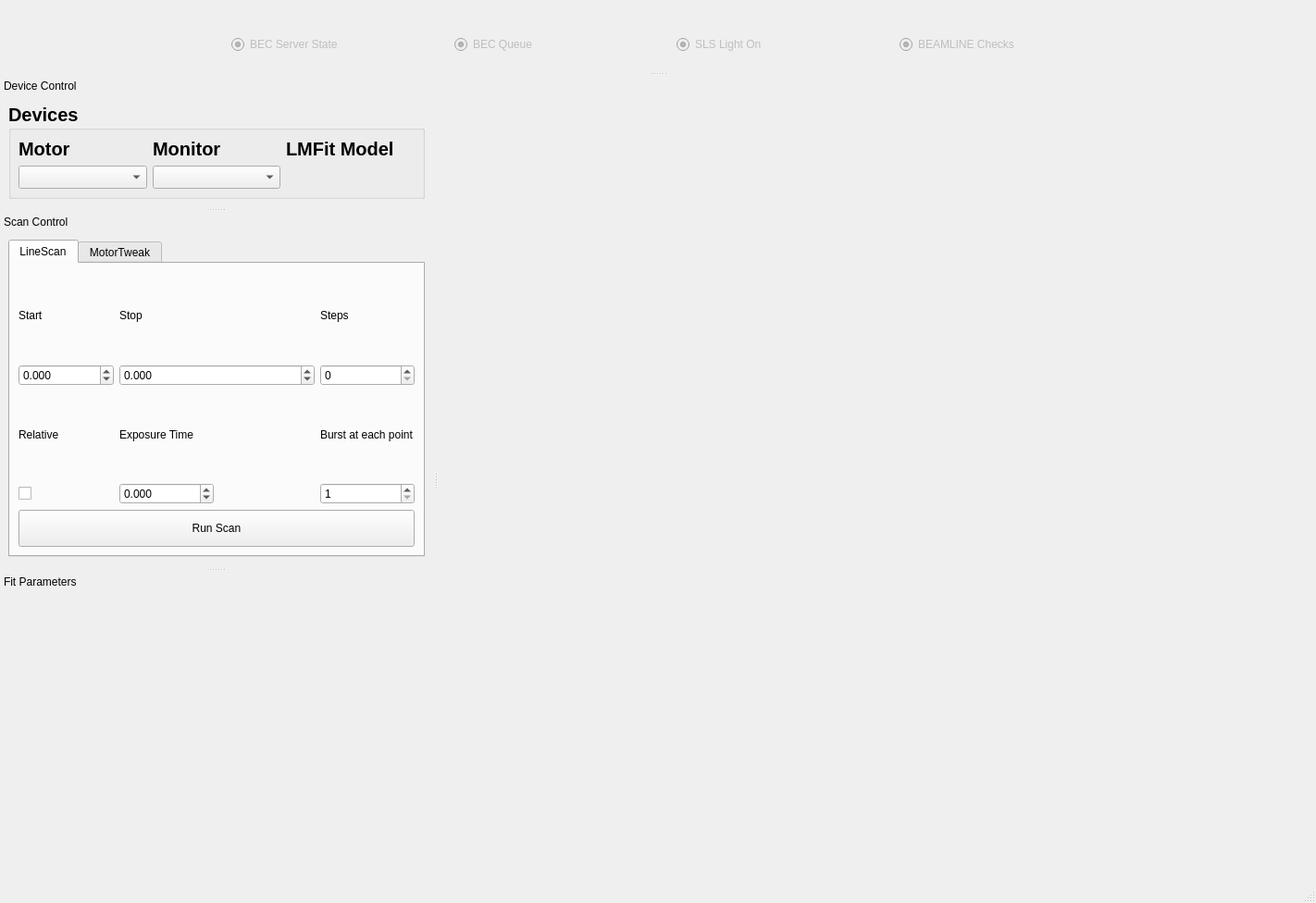
<?xml version="1.0" encoding="UTF-8"?>
<ui version="4.0">
    <class>MainWindow</class>
    <widget class="QMainWindow" name="MainWindow">
        <property name="geometry">
            <rect>
                <x>0</x>
                <y>0</y>
                <width>1422</width>
                <height>976</height>
            </rect>
        </property>
        <property name="windowTitle">
            <string>MainWindow</string>
        </property>
        <widget class="QWidget" name="centralwidget">
            <layout class="QVBoxLayout" name="verticalLayout">
                <item>
                    <widget class="BECWaveformWidget" name="bec_waveform_widget">
                        <property name="minimumSize">
                            <size>
                                <width>600</width>
                                <height>450</height>
                            </size>
                        </property>
                        <property name="clear_curves_on_plot_update" stdset="0">
                            <bool>true</bool>
                        </property>
                    </widget>
                </item>
                <item>
                    <widget class="ToggleSwitch" name="toggle_switch">
                        <property name="sizePolicy">
                            <sizepolicy hsizetype="Expanding" vsizetype="Expanding">
                                <horstretch>3</horstretch>
                                <verstretch>0</verstretch>
                            </sizepolicy>
                        </property>
                        <property name="toolTip">
                            <string>Activate linear region select for LMFit</string>
                        </property>
                        <property name="layoutDirection">
                            <enum>Qt::LayoutDirection::LeftToRight</enum>
                        </property>
                        <property name="checked" stdset="0">
                            <bool>false</bool>
                        </property>
                    </widget>
                </item>
                <item>
                    <widget class="BECProgressBar" name="bec_progress_bar">
                        <property name="minimumSize">
                            <size>
                                <width>0</width>
                                <height>25</height>
                            </size>
                        </property>
                        <property name="maximumSize">
                            <size>
                                <width>16777215</width>
                                <height>25</height>
                            </size>
                        </property>
                    </widget>
                </item>
            </layout>
        </widget>
        <widget class="QMenuBar" name="menubar">
            <property name="geometry">
                <rect>
                    <x>0</x>
                    <y>0</y>
                    <width>1422</width>
                    <height>29</height>
                </rect>
            </property>
        </widget>
        <widget class="QStatusBar" name="statusbar"/>
        <widget class="QDockWidget" name="dockWidget">
            <property name="sizePolicy">
                <sizepolicy hsizetype="Minimum" vsizetype="Minimum">
                    <horstretch>0</horstretch>
                    <verstretch>0</verstretch>
                </sizepolicy>
            </property>
            <property name="maximumSize">
                <size>
                    <width>474</width>
                    <height>141</height>
                </size>
            </property>
            <property name="features">
                <set>QDockWidget::DockWidgetFeature::DockWidgetMovable</set>
            </property>
            <property name="windowTitle">
                <string>Device Control</string>
            </property>
            <attribute name="dockWidgetArea">
                <number>1</number>
            </attribute>
            <widget class="QWidget" name="dockWidgetContents">
                <layout class="QVBoxLayout" name="verticalLayout_2">
                    <item>
                        <widget class="QGroupBox" name="device_box">
                            <property name="minimumSize">
                                <size>
                                    <width>450</width>
                                    <height>95</height>
                                </size>
                            </property>
                            <property name="maximumSize">
                                <size>
                                    <width>450</width>
                                    <height>16777215</height>
                                </size>
                            </property>
                            <property name="font">
                                <font>
                                    <pointsize>15</pointsize>
                                    <bold>true</bold>
                                </font>
                            </property>
                            <property name="autoFillBackground">
                                <bool>false</bool>
                            </property>
                            <property name="title">
                                <string>Devices</string>
                            </property>
                            <layout class="QGridLayout" name="gridLayout" rowstretch="0,0" columnstretch="0,0,0">
                                <property name="leftMargin">
                                    <number>8</number>
                                </property>
                                <property name="topMargin">
                                    <number>8</number>
                                </property>
                                <property name="rightMargin">
                                    <number>8</number>
                                </property>
                                <property name="bottomMargin">
                                    <number>8</number>
                                </property>
                                <item row="0" column="0">
                                    <widget class="QLabel" name="label">
                                        <property name="font">
                                            <font/>
                                        </property>
                                        <property name="text">
                                            <string>Motor</string>
                                        </property>
                                    </widget>
                                </item>
                                <item row="0" column="1">
                                    <widget class="QLabel" name="label_2">
                                        <property name="font">
                                            <font/>
                                        </property>
                                        <property name="text">
                                            <string>Monitor</string>
                                        </property>
                                    </widget>
                                </item>
                                <item row="0" column="2">
                                    <widget class="QLabel" name="label_3">
                                        <property name="font">
                                            <font/>
                                        </property>
                                        <property name="text">
                                            <string>LMFit Model</string>
                                        </property>
                                    </widget>
                                </item>
                                <item row="1" column="0">
                                    <widget class="DeviceComboBox" name="device_combobox"/>
                                </item>
                                <item row="1" column="1">
                                    <widget class="DeviceComboBox" name="device_combobox_2"/>
                                </item>
                                <item row="1" column="2">
                                    <widget class="DapComboBox" name="dap_combo_box"/>
                                </item>
                            </layout>
                        </widget>
                    </item>
                </layout>
            </widget>
        </widget>
        <widget class="QDockWidget" name="dockWidget_2">
            <property name="maximumSize">
                <size>
                    <width>474</width>
                    <height>383</height>
                </size>
            </property>
            <property name="features">
                <set>QDockWidget::DockWidgetFeature::DockWidgetMovable</set>
            </property>
            <property name="windowTitle">
                <string>Scan Control</string>
            </property>
            <attribute name="dockWidgetArea">
                <number>1</number>
            </attribute>
            <widget class="QWidget" name="dockWidgetContents_2">
                <layout class="QVBoxLayout" name="verticalLayout_4">
                    <item>
                        <widget class="QTabWidget" name="tabWidget_2">
                            <property name="minimumSize">
                                <size>
                                    <width>450</width>
                                    <height>343</height>
                                </size>
                            </property>
                            <property name="maximumSize">
                                <size>
                                    <width>450</width>
                                    <height>343</height>
                                </size>
                            </property>
                            <property name="currentIndex">
                                <number>0</number>
                            </property>
                            <widget class="QWidget" name="scan_control_tab">
                                <attribute name="title">
                                    <string>LineScan</string>
                                </attribute>
                                <layout class="QGridLayout" name="gridLayout_2">
                                    <item row="0" column="0">
                                        <widget class="QLabel" name="label_7">
                                            <property name="font">
                                                <font>
                                                    <bold>false</bold>
                                                </font>
                                            </property>
                                            <property name="text">
                                                <string>Start</string>
                                            </property>
                                        </widget>
                                    </item>
                                    <item row="1" column="3">
                                        <widget class="QSpinBox" name="linescan_step">
                                            <property name="minimum">
                                                <number>0</number>
                                            </property>
                                            <property name="maximum">
                                                <number>10000000</number>
                                            </property>
                                            <property name="value">
                                                <number>0</number>
                                            </property>
                                        </widget>
                                    </item>
                                    <item row="0" column="1" colspan="2">
                                        <widget class="QLabel" name="label_8">
                                            <property name="font">
                                                <font>
                                                    <bold>false</bold>
                                                </font>
                                            </property>
                                            <property name="text">
                                                <string>Stop</string>
                                            </property>
                                        </widget>
                                    </item>
                                    <item row="2" column="1">
                                        <widget class="QLabel" name="label_11">
                                            <property name="font">
                                                <font>
                                                    <bold>false</bold>
                                                </font>
                                            </property>
                                            <property name="text">
                                                <string>Exposure Time</string>
                                            </property>
                                        </widget>
                                    </item>
                                    <item row="3" column="1">
                                        <widget class="QDoubleSpinBox" name="linescan_exp_time">
                                            <property name="decimals">
                                                <number>3</number>
                                            </property>
                                            <property name="minimum">
                                                <double>-10000000.000000000000000</double>
                                            </property>
                                            <property name="maximum">
                                                <double>10000000.000000000000000</double>
                                            </property>
                                            <property name="value">
                                                <double>0.000000000000000</double>
                                            </property>
                                        </widget>
                                    </item>
                                    <item row="0" column="3">
                                        <widget class="QLabel" name="label_9">
                                            <property name="font">
                                                <font>
                                                    <bold>false</bold>
                                                </font>
                                            </property>
                                            <property name="text">
                                                <string>Steps</string>
                                            </property>
                                        </widget>
                                    </item>
                                    <item row="3" column="0">
                                        <widget class="QCheckBox" name="linescan_relative">
                                            <property name="text">
                                                <string/>
                                            </property>
                                        </widget>
                                    </item>
                                    <item row="2" column="0">
                                        <widget class="QLabel" name="label_10">
                                            <property name="font">
                                                <font>
                                                    <bold>false</bold>
                                                </font>
                                            </property>
                                            <property name="text">
                                                <string>Relative</string>
                                            </property>
                                        </widget>
                                    </item>
                                    <item row="1" column="1" colspan="2">
                                        <widget class="QDoubleSpinBox" name="linescan_stop">
                                            <property name="decimals">
                                                <number>3</number>
                                            </property>
                                            <property name="minimum">
                                                <double>-10000000.000000000000000</double>
                                            </property>
                                            <property name="maximum">
                                                <double>10000000.000000000000000</double>
                                            </property>
                                            <property name="value">
                                                <double>0.000000000000000</double>
                                            </property>
                                        </widget>
                                    </item>
                                    <item row="3" column="3">
                                        <widget class="QSpinBox" name="linescan_step_2">
                                            <property name="minimum">
                                                <number>1</number>
                                            </property>
                                            <property name="maximum">
                                                <number>10000000</number>
                                            </property>
                                            <property name="value">
                                                <number>1</number>
                                            </property>
                                        </widget>
                                    </item>
                                    <item row="1" column="0">
                                        <widget class="QDoubleSpinBox" name="linescan_start">
                                            <property name="decimals">
                                                <number>3</number>
                                            </property>
                                            <property name="minimum">
                                                <double>-10000000.000000000000000</double>
                                            </property>
                                            <property name="maximum">
                                                <double>10000000.000000000000000</double>
                                            </property>
                                            <property name="value">
                                                <double>0.000000000000000</double>
                                            </property>
                                        </widget>
                                    </item>
                                    <item row="2" column="3">
                                        <widget class="QLabel" name="label_12">
                                            <property name="font">
                                                <font>
                                                    <bold>false</bold>
                                                </font>
                                            </property>
                                            <property name="text">
                                                <string>Burst at each point</string>
                                            </property>
                                        </widget>
                                    </item>
                                    <item row="4" column="0" colspan="4">
                                        <widget class="QPushButton" name="scan_button">
                                            <property name="minimumSize">
                                                <size>
                                                    <width>0</width>
                                                    <height>40</height>
                                                </size>
                                            </property>
                                            <property name="font">
                                                <font/>
                                            </property>
                                            <property name="text">
                                                <string>Run Scan</string>
                                            </property>
                                            <property name="autoDefault">
                                                <bool>false</bool>
                                            </property>
                                            <property name="default">
                                                <bool>false</bool>
                                            </property>
                                        </widget>
                                    </item>
                                </layout>
                            </widget>
                            <widget class="QWidget" name="tweak_tab">
                                <attribute name="title">
                                    <string>MotorTweak</string>
                                </attribute>
                                <layout class="QHBoxLayout" name="horizontalLayout_2" stretch="0,0,0">
                                    <item>
                                        <spacer name="horizontalSpacer_2">
                                            <property name="orientation">
                                                <enum>Qt::Orientation::Horizontal</enum>
                                            </property>
                                            <property name="sizeHint" stdset="0">
                                                <size>
                                                    <width>40</width>
                                                    <height>20</height>
                                                </size>
                                            </property>
                                        </spacer>
                                    </item>
                                    <item>
                                        <widget class="PositionerBox" name="positioner_box">
                                            <property name="hide_device_selection" stdset="0">
                                                <bool>true</bool>
                                            </property>
                                        </widget>
                                    </item>
                                    <item>
                                        <spacer name="horizontalSpacer">
                                            <property name="orientation">
                                                <enum>Qt::Orientation::Horizontal</enum>
                                            </property>
                                            <property name="sizeHint" stdset="0">
                                                <size>
                                                    <width>40</width>
                                                    <height>20</height>
                                                </size>
                                            </property>
                                        </spacer>
                                    </item>
                                </layout>
                            </widget>
                        </widget>
                    </item>
                </layout>
            </widget>
        </widget>
        <widget class="QDockWidget" name="dockWidget_3">
            <property name="features">
                <set>QDockWidget::DockWidgetFeature::DockWidgetMovable</set>
            </property>
            <attribute name="dockWidgetArea">
                <number>4</number>
            </attribute>
            <widget class="QWidget" name="dockWidgetContents_3">
                <layout class="QVBoxLayout" name="verticalLayout_3">
                    <item>
                        <layout class="QHBoxLayout" name="horizontalLayout_3" stretch="0,0,0,0,0,1">
                            <item>
                                <widget class="DarkModeButton" name="dark_mode_button"/>
                            </item>
                            <item>
                                <widget class="QRadioButton" name="radioButton_2">
                                    <property name="enabled">
                                        <bool>false</bool>
                                    </property>
                                    <property name="text">
                                        <string>BEC Server State</string>
                                    </property>
                                    <property name="checkable">
                                        <bool>true</bool>
                                    </property>
                                    <property name="checked">
                                        <bool>true</bool>
                                    </property>
                                    <property name="autoExclusive">
                                        <bool>false</bool>
                                    </property>
                                </widget>
                            </item>
                            <item>
                                <widget class="QRadioButton" name="radioButton_4">
                                    <property name="enabled">
                                        <bool>false</bool>
                                    </property>
                                    <property name="text">
                                        <string>BEC Queue</string>
                                    </property>
                                    <property name="checkable">
                                        <bool>true</bool>
                                    </property>
                                    <property name="checked">
                                        <bool>true</bool>
                                    </property>
                                    <property name="autoExclusive">
                                        <bool>false</bool>
                                    </property>
                                </widget>
                            </item>
                            <item>
                                <widget class="QRadioButton" name="radioButton">
                                    <property name="enabled">
                                        <bool>false</bool>
                                    </property>
                                    <property name="text">
                                        <string>SLS Light On</string>
                                    </property>
                                    <property name="checkable">
                                        <bool>true</bool>
                                    </property>
                                    <property name="checked">
                                        <bool>true</bool>
                                    </property>
                                    <property name="autoExclusive">
                                        <bool>false</bool>
                                    </property>
                                </widget>
                            </item>
                            <item>
                                <widget class="QRadioButton" name="radioButton_3">
                                    <property name="enabled">
                                        <bool>false</bool>
                                    </property>
                                    <property name="text">
                                        <string>BEAMLINE Checks</string>
                                    </property>
                                    <property name="checkable">
                                        <bool>true</bool>
                                    </property>
                                    <property name="checked">
                                        <bool>true</bool>
                                    </property>
                                    <property name="autoExclusive">
                                        <bool>false</bool>
                                    </property>
                                </widget>
                            </item>
                            <item>
                                <widget class="StopButton" name="stop_button">
                                    <property name="sizePolicy">
                                        <sizepolicy hsizetype="MinimumExpanding" vsizetype="MinimumExpanding">
                                            <horstretch>0</horstretch>
                                            <verstretch>0</verstretch>
                                        </sizepolicy>
                                    </property>
                                    <property name="minimumSize">
                                        <size>
                                            <width>200</width>
                                            <height>40</height>
                                        </size>
                                    </property>
                                    <property name="maximumSize">
                                        <size>
                                            <width>200</width>
                                            <height>40</height>
                                        </size>
                                    </property>
                                </widget>
                            </item>
                        </layout>
                    </item>
                </layout>
            </widget>
        </widget>
        <widget class="QDockWidget" name="dockWidget_4">
            <property name="features">
                <set>QDockWidget::DockWidgetFeature::DockWidgetMovable</set>
            </property>
            <property name="windowTitle">
                <string>Fit Parameters</string>
            </property>
            <attribute name="dockWidgetArea">
                <number>1</number>
            </attribute>
            <widget class="QWidget" name="dockWidgetContents_4">
                <layout class="QVBoxLayout" name="verticalLayout_5">
                    <item>
                        <widget class="LMFitDialog" name="lm_fit_dialog">
                            <property name="sizePolicy">
                                <sizepolicy hsizetype="Preferred" vsizetype="MinimumExpanding">
                                    <horstretch>0</horstretch>
                                    <verstretch>0</verstretch>
                                </sizepolicy>
                            </property>
                            <property name="minimumSize">
                                <size>
                                    <width>0</width>
                                    <height>190</height>
                                </size>
                            </property>
                            <property name="always_show_latest" stdset="0">
                                <bool>true</bool>
                            </property>
                            <property name="hide_curve_selection" stdset="0">
                                <bool>true</bool>
                            </property>
                            <property name="hide_summary" stdset="0">
                                <bool>true</bool>
                            </property>
                        </widget>
                    </item>
                </layout>
            </widget>
        </widget>
    </widget>
    <customwidgets>
        <customwidget>
            <class>DapComboBox</class>
            <extends>QWidget</extends>
            <header>dap_combo_box</header>
        </customwidget>
        <customwidget>
            <class>StopButton</class>
            <extends>QWidget</extends>
            <header>stop_button</header>
        </customwidget>
        <customwidget>
            <class>ToggleSwitch</class>
            <extends>QWidget</extends>
            <header>toggle_switch</header>
        </customwidget>
        <customwidget>
            <class>PositionerBox</class>
            <extends>QWidget</extends>
            <header>positioner_box</header>
        </customwidget>
        <customwidget>
            <class>BECProgressBar</class>
            <extends>QWidget</extends>
            <header>bec_progress_bar</header>
        </customwidget>
        <customwidget>
            <class>DarkModeButton</class>
            <extends>QWidget</extends>
            <header>dark_mode_button</header>
        </customwidget>
        <customwidget>
            <class>BECWaveformWidget</class>
            <extends>QWidget</extends>
            <header>bec_waveform_widget</header>
        </customwidget>
        <customwidget>
            <class>DeviceComboBox</class>
            <extends>QComboBox</extends>
            <header>device_combobox</header>
        </customwidget>
        <customwidget>
            <class>LMFitDialog</class>
            <extends>QWidget</extends>
            <header>lm_fit_dialog</header>
        </customwidget>
    </customwidgets>
    <resources/>
    <connections/>
</ui>
